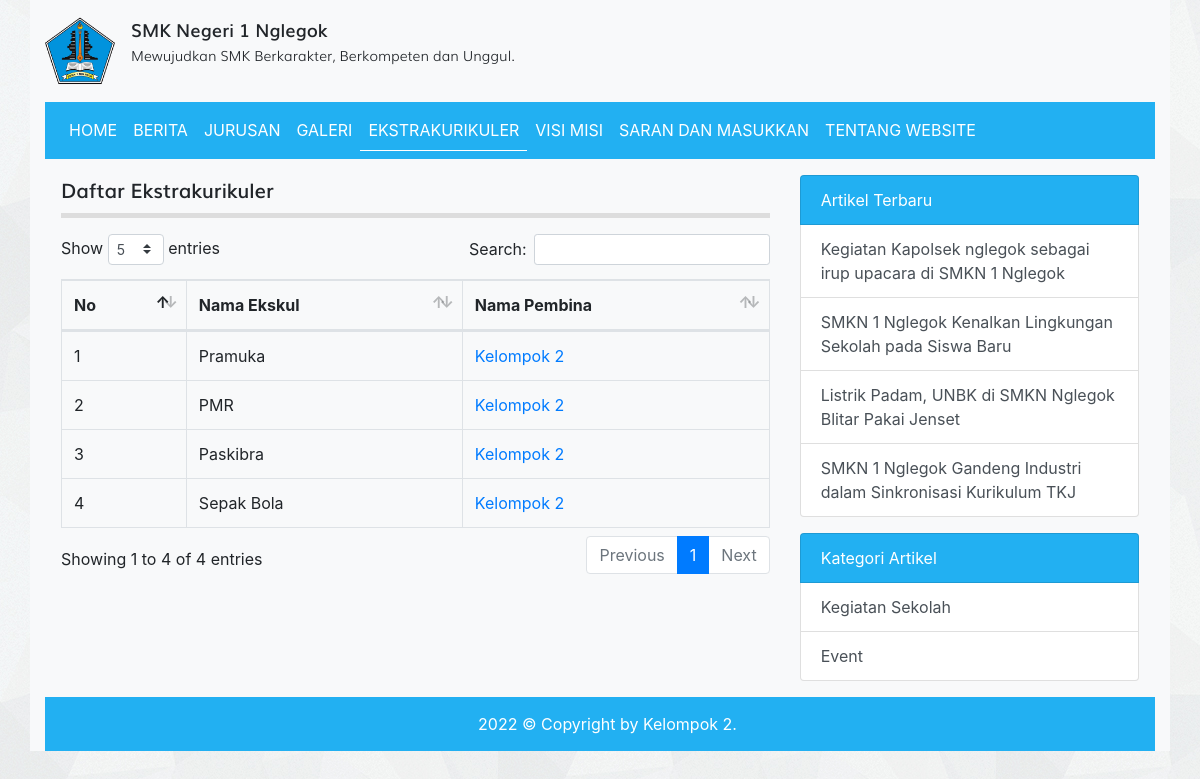
The page /ekskul.php on the database its author committed.
### tables this page shows
CREATE TABLE `tbl_ekskul` (
  `id` int(11) NOT NULL,
  `nama_ekskul` varchar(50) DEFAULT NULL,
  `pembina` int(11) DEFAULT NULL
);

CREATE TABLE `tbl_guru` (
  `id` int(11) NOT NULL,
  `nama` varchar(100) DEFAULT NULL,
  `nip` int(10) DEFAULT NULL,
  `jenis_kelamin` enum('L','P') DEFAULT NULL,
  `no_hp` varchar(12) DEFAULT NULL,
  `tempat_lahir` varchar(50) DEFAULT NULL,
  `tanggal_lahir` date DEFAULT NULL,
  `mata_pelajaran` varchar(50) DEFAULT NULL,
  `alamat` varchar(100) DEFAULT NULL,
  `foto` varchar(100) DEFAULT NULL
);

CREATE TABLE `tbl_artikel` (
  `id` int(11) NOT NULL,
  `judul` varchar(255) DEFAULT NULL,
  `isi` text DEFAULT NULL,
  `tanggal` date DEFAULT NULL,
  `foto` varchar(100) DEFAULT NULL,
  `id_kategori` int(11) DEFAULT NULL
);

CREATE TABLE `tbl_kategori_artikel` (
  `id` int(11) NOT NULL,
  `nama_kategori` varchar(30) DEFAULT NULL
);

### ekskul.php (the view, shortened to what this page needs)
<?php
require_once 'koneksi.php';
$query = mysqli_query($koneksi, "SELECT tbl_ekskul.id AS id, tbl_ekskul.nama_ekskul, tbl_ekskul.pembina, tbl_guru.nama, tbl_guru.id AS id_guru FROM tbl_ekskul LEFT JOIN tbl_guru on tbl_ekskul.pembina = tbl_guru.id");
$no = 1;
?>
<!DOCTYPE html>
<html>
<head>
	<link rel="stylesheet" href="resources/datatables/datatables.min.css">
	<link rel="stylesheet" href="resources/fonts/stylesheet.css">
	<link rel="stylesheet" href="resources/css/bootstrap.min.css">
	<link rel="stylesheet" href="resources/css/style.css">
</head>
<body>
	<div class="container bg-light">
		<div class="logo clearfix">
			<div class="float-left mt-3 mb-3">
				<img src="resources/images/logo1.png" alt="Logo Sekolah" width="70px" class="float-left mr-3">
				<div class="text float-right">
					<span class="smk">SMK Negeri 1 Nglegok</span><br>
					<span class="visi">Mewujudkan SMK Berkarakter, Berkompeten dan Unggul.</span>
				</div>
			</div>
		</div>
		<?php require_once 'navbar.php'; ?>
		<div class="row p-3">
			<div class="col-md-8">
				<div class="title mb-3">
					Daftar Ekstrakurikuler
				</div>
				<table id="table_id" class="dataTable table table-bordered">
				    <thead>
				        <tr>
				            <th>No</th>
				            <th>Nama Ekskul</th>
				            <th>Nama Pembina</th>
				        </tr>
				    </thead>
				    <tbody>
						<?php while($row = mysqli_fetch_assoc($query)) : ?>
				        	<tr>
				        		<td><?= $no++ ?></td>
				        		<td><?= $row['nama_ekskul'] ?></td>
				        		<td><a href="detail_guru.php?id=<?= $row['id_guru'] ?>" target="_blank"><?= isset($row['nama']) ? $row['nama'] : '-' ?></a></td>
				        	</tr>
						<?php endwhile; ?>
				    </tbody>
				</table>
			</div>
			<?php require 'sidebar.php'; ?>
		</div>
		<div class="text-white footer">
		2022 © Copyright by Kelompok 2.
		</div>
	</div>
</body>
</html>

### sidebar.php
<?php
$query_artikel_terbaru = mysqli_query($koneksi, "SELECT * FROM tbl_artikel ORDER BY tanggal ASC LIMIT 4");
$query_kategori_artikel= mysqli_query($koneksi, "SELECT * FROM tbl_kategori_artikel LIMIT 4");
?>
<div class="col-sm-4">
	<div class="list-group">
		<span class="list-group-item text-white" style="background-color: #22b0f2">Artikel Terbaru</span>
		<?php while($artikel_terbaru = mysqli_fetch_assoc($query_artikel_terbaru)) : ?>
			<a href="detail_artikel.php?id=<?= $artikel_terbaru['id'] ?>" class="list-group-item list-group-item-action"><?= $artikel_terbaru['judul'] ?></a>
		<?php endwhile; ?>
	</div>
	<div class="list-group">
		<span class="list-group-item text-white mt-3" style="background-color: #22b0f2">Kategori Artikel</span>
		<?php while($kategori_artikel = mysqli_fetch_assoc($query_kategori_artikel)) : ?>
			<a href="kategori.php?id=<?= $kategori_artikel['id'] ?>" class="list-group-item list-group-item-action"><?= $kategori_artikel['nama_kategori'] ?></a>
		<?php endwhile; ?>
	</div>
</div>

### resources/css/style.css (style rules this page uses)
body { background-image: url('../images/bg_all.jpg'); }
.smk { font-family: 'mulisemibold'; font-size: 18px; }
.visi { font-family: 'mulilight'; font-size: 14px; }
.title { font-family: 'mulisemibold'; font-size: 20px; padding-bottom: 7.5px; border-bottom: 5px solid #ddd }
.footer { background-color: #22b0f2; padding: 15px 15px 15px 30px; text-align: center; }

### rows shown on the page
tbl_ekskul: nama_ekskul "Pramuka", pembina.nama "Kelompok 2"
tbl_ekskul: nama_ekskul "PMR", pembina.nama "Kelompok 2"
tbl_ekskul: nama_ekskul "Paskibra", pembina.nama "Kelompok 2"
tbl_ekskul: nama_ekskul "Sepak Bola", pembina.nama "Kelompok 2"
tbl_artikel: judul "Kegiatan Kapolsek nglegok sebagai irup upacara di SMKN 1 Nglegok"
tbl_artikel: judul "SMKN 1 Nglegok Kenalkan Lingkungan Sekolah pada Siswa Baru"
tbl_artikel: judul "Listrik Padam, UNBK di SMKN Nglegok Blitar Pakai Jenset"
tbl_artikel: judul "SMKN 1 Nglegok Gandeng Industri dalam Sinkronisasi Kurikulum TKJ"
tbl_kategori_artikel: nama_kategori "Kegiatan Sekolah"
tbl_kategori_artikel: nama_kategori "Event"
